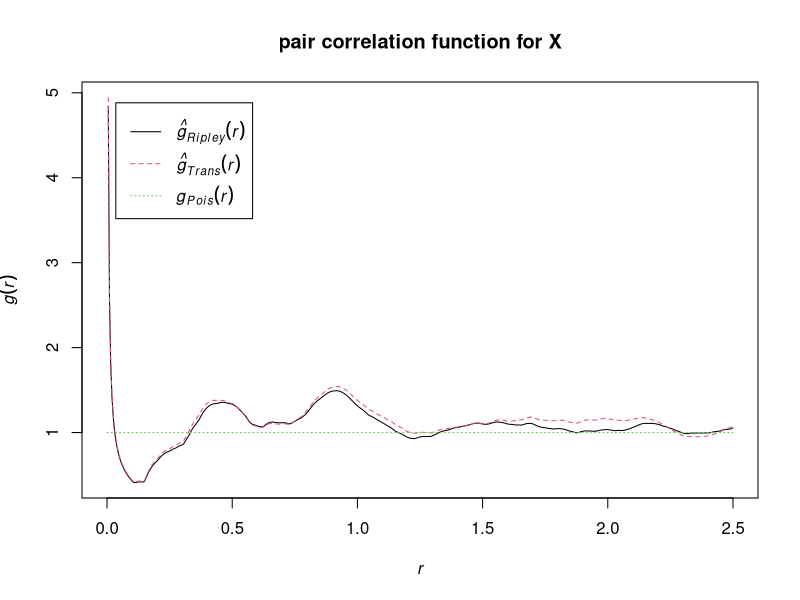
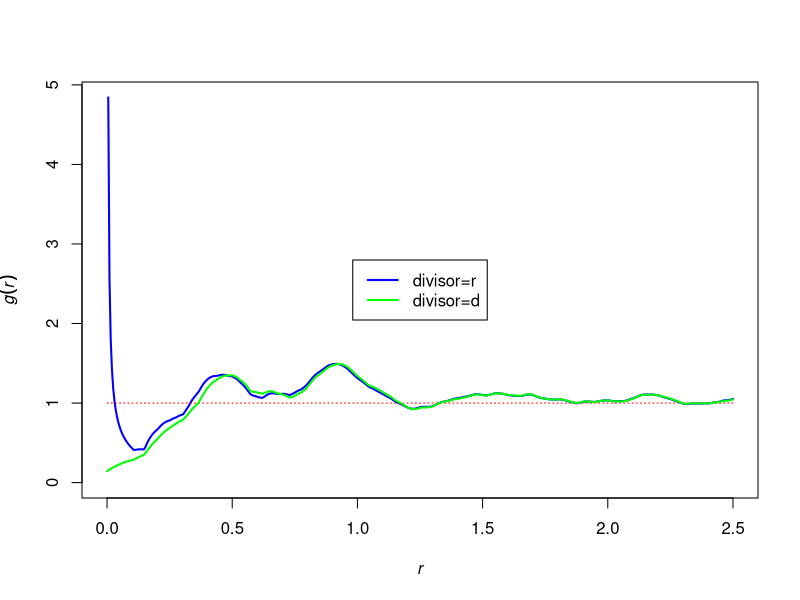
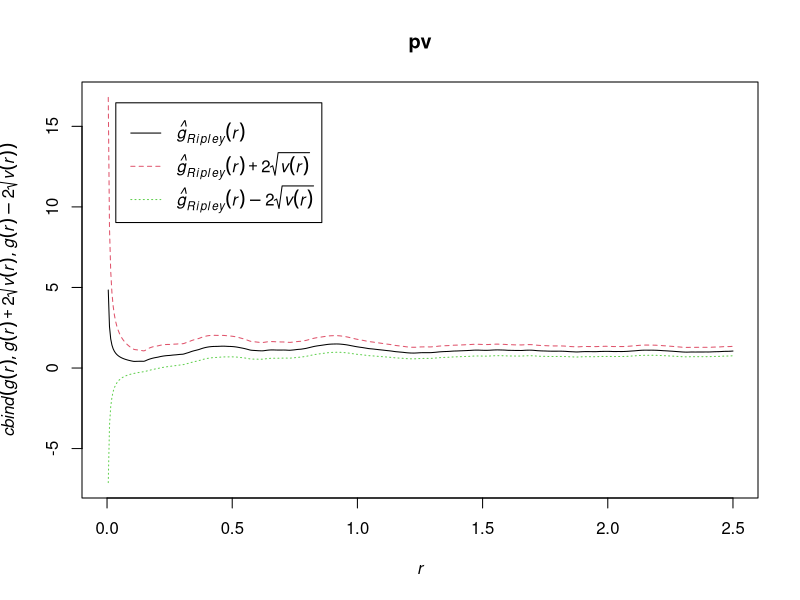

Source code (R) for these figures, in order:
library(spatstat)


### Name: pcf.ppp
### Title: Pair Correlation Function of Point Pattern
### Aliases: pcf.ppp
### Keywords: spatial nonparametric

### ** Examples

  X <- simdat
  ## Don't show: 
    X <- X[seq(1,npoints(X), by=4)]
  
## End(Don't show)
  p <- pcf(X)
  plot(p, main="pair correlation function for X")
  # indicates inhibition at distances r < 0.3

  pd <- pcf(X, divisor="d")

  # compare estimates
  plot(p, cbind(iso, theo) ~ r, col=c("blue", "red"),
         ylim.covers=0, main="", lwd=c(2,1), lty=c(1,3), legend=FALSE)
  plot(pd, iso ~ r, col="green", lwd=2, add=TRUE)
  legend("center", col=c("blue", "green"), lty=1, lwd=2,
         legend=c("divisor=r","divisor=d"))

  # calculate approximate variance and show POINTWISE confidence bands
  pv <- pcf(X, var.approx=TRUE)
  plot(pv, cbind(iso, iso+2*sqrt(v), iso-2*sqrt(v)) ~ r)
